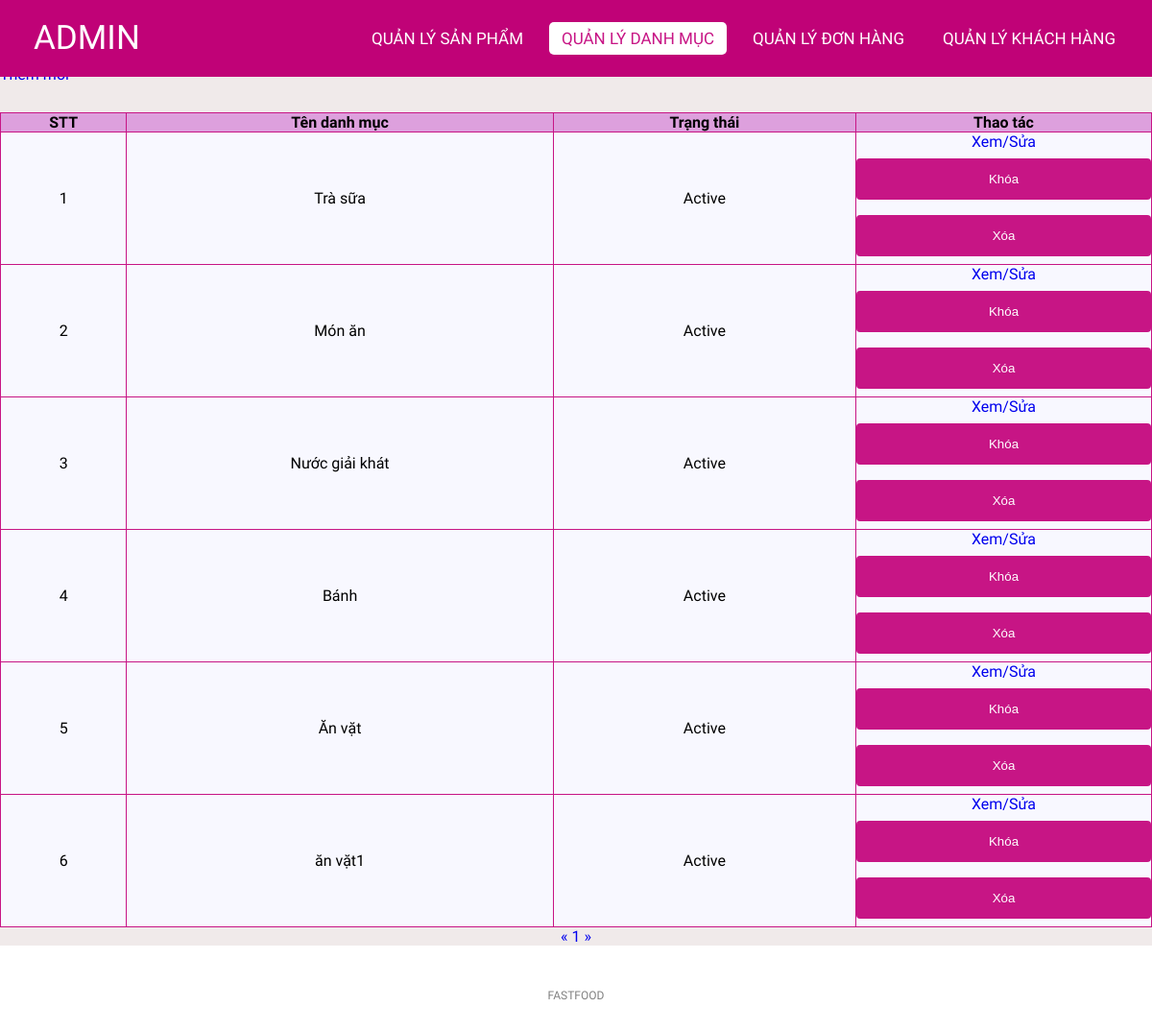
The app's page /admin/categoriesList.php (signed in) with its own data.
### tables this page shows
CREATE TABLE `categories` (
  `id` int(11) NOT NULL,
  `name` varchar(255) NOT NULL,
  `status` tinyint(4) NOT NULL DEFAULT 1
);

### lib/database.php (called while the page is built, shortened)
<?php
class Database extends PDO
{
  public $host   = DB_HOST;
  public $user   = DB_USER;
  public $pass   = DB_PASS;
  public $dbname = DB_NAME;
  public $link;
  private function connectDB()
  {
    $this->link = new mysqli(
      $this->host,
      $this->user,
      $this->pass,
      $this->dbname
    );
  }
  public function select($query)
  {
    $result = $this->link->query($query);
    if ($result->num_rows > 0)
    {
      return $result;
    }
    else
    {
      return false;
    }
  }
}

### classes/categories.php (called while the page is built, shortened)
<?php
$filepath = realpath(dirname(__FILE__));
include_once($filepath . '/../lib/database.php');
?>
<?php
class categories
{
    private $db;
    public function __construct()
    {
        $this->db = new Database();
    }
    public function getAllAdmin($page = 1, $total = 8)
    {
        $tmp = ($page - 1) * $total;
        $query = "SELECT * FROM categories limit $tmp,$total";
        $result = $this->db->select($query);
        return $result;
    }
    public function getCountPaging($row = 8)
    {
        $query = "SELECT COUNT(*) FROM categories";
        $mysqli_result = $this->db->select($query);
        if ($mysqli_result) {
            $totalrow = intval((mysqli_fetch_all($mysqli_result, MYSQLI_ASSOC)[0])['COUNT(*)']);
            $result = ceil($totalrow / $row);
            return $result;
        }
        return false;
    }
}
?>

### admin/categoriesList.php (the view, shortened to what this page needs)
<?php
include '../classes/categories.php';
$categories = new categories();
$list = $categories->getAllAdmin((isset($_GET['page']) ? $_GET['page'] : 1));
$pageCount = $categories->getCountPaging();
?>
<!DOCTYPE html>
<html lang="en">
<head>
    <link rel="stylesheet" href="css/style.css">
    <link rel="stylesheet" href="https://cdnjs.cloudflare.com/ajax/libs/font-awesome/5.15.4/css/all.min.css">
</head>
<body>
    <nav>
        <label class="logo">ADMIN</label>
        <ul>
            <li><a href="productlist.php" >Quản lý Sản phẩm</a></li>
            <li><a href="categoriesList.php" class="active">Quản lý danh mục</a></li>
            <li><a href="orderlist.php" id="order">Quản lý Đơn hàng</a></li>
            <li><a href="customer.php" >Quản lý Khách hàng</a></li>
        </ul>
    </nav>
    <div class="title">
        <h1>Danh sách danh mục</h1>
    </div>
    <div class="addNew">
        <a href="add_category.php"class="btn btn-primary">Thêm mới</a>
    </div>
    <div class="container">
        <?php $count = 1;
        if ($list) { ?>
            <table class="list">
                <tr>
                    <th>STT</th>
                    <th>Tên danh mục</th>
                    <th>Trạng thái</th>
                    <th>Thao tác</th>
                </tr>
                <?php foreach ($list as $key => $value) { ?>
                    <tr>
                        <td><?= $count++ ?></td>
                        <td><?= $value['name'] ?></td>
                        <td><?= ($value['status']) ? "Active" : "Block" ?></td>
                        <td>
                            <a href="edit_category.php?id=<?= $value['id'] ?>">Xem/Sửa</a>
                            <?php
                            if ($value['status']) { ?>
                                <form action="categoriesList.php" method="post">
                                    <input type="submit" value="Khóa" name="block">
                                </form>
                            <?php } ?>
                            <?php
                            if ($value['id']) { ?>
                                <form action="categoriesList.php" method="post">
                                    <input type="submit" value="Xóa" name="delete">
                                </form>
                            <?php } ?>
                        </td>
                    </tr>
                <?php } ?>
            </table>
        <?php } else { ?>
            <h3>Chưa có danh mục nào...</h3>
        <?php } ?>
        <div class="pagination">
            <a href="categoriesList.php?page=<?= (isset($_GET['page'])) ? (($_GET['page'] <= 1) ? 1 : $_GET['page'] - 1) : 1 ?>">&laquo;</a>
            <?php
            for ($i = 1; $i <= $pageCount; $i++) {
                if (isset($_GET['page'])) {
                    if ($i == $_GET['page']) { ?>
                        <a class="active" href="categoriesList.php?page=<?= $i ?>"><?= $i ?></a>
                    <?php } else { ?>
                        <a href="categoriesList.php?page=<?= $i ?>"><?= $i ?></a>
                    <?php  }
                } else { ?>
                    <a href="categoriesList.php?page=<?= $i ?>"><?= $i ?></a>
                <?php  } ?>
            <?php }
            ?>
            <a href="categoriesList.php?page=<?= (isset($_GET['page'])) ? $_GET['page'] + 1 : 2 ?>">&raquo;</a>
        </div>
    </div>
    <footer>
        <p class="copyright">FASTFOOD</p>
    </footer>
</body>
</html>

### admin/css/style.css (style rules this page uses)
* { padding: 0; margin: 0; text-decoration: none; list-style: none; box-sizing: border-box; }
body { font-family: Mitr; background: rgb(240, 234, 234); }
nav { top: 0; position: fixed; background: #c00277; height: 80px; width: 100%; }
label.logo { color: white; font-size: 35px; line-height: 80px; padding: 0 35px; }
nav ul { float: right; margin-right: 20px; }
nav ul li { display: inline-block; line-height: 80px; margin: 0 5px; }
nav ul li a { color: white; font-size: 17px; padding: 7px 13px; border-radius: 3px; text-transform: uppercase; border-radius: 5px; transition: 0.5s; }
.active, a:hover { background-color: white; color: mediumvioletred; }
.container { margin-top: 30px; height: auto; }
.addNew { margin-top: 30px; }
.title { background-color: white; }
footer { padding: 30px 0; background-color:white; }
footer .copyright { margin-top: 15px; text-align: center; font-size: 12px; color: gray; }
.list { width: 100%; background-color: ghostwhite; padding: 10px; border-collapse: collapse; }
th { background-color: plum; border: 1px solid mediumvioletred; }
td { border: 1px solid mediumvioletred; text-align: center; }
input[type=submit] { width: 100%; background-color: mediumvioletred; color: white; padding: 14px 20px; margin: 8px 0; border: none; border-radius: 4px; cursor: pointer; }
.pagination { text-align: center; }

### records on screen
categories: name "Trà sữa", status "Active"
categories: name "Món ăn", status "Active"
categories: name "Nước giải khát", status "Active"
categories: name "Bánh", status "Active"
categories: name "Ăn vặt", status "Active"
categories: name "ăn vặt1", status "Active"
